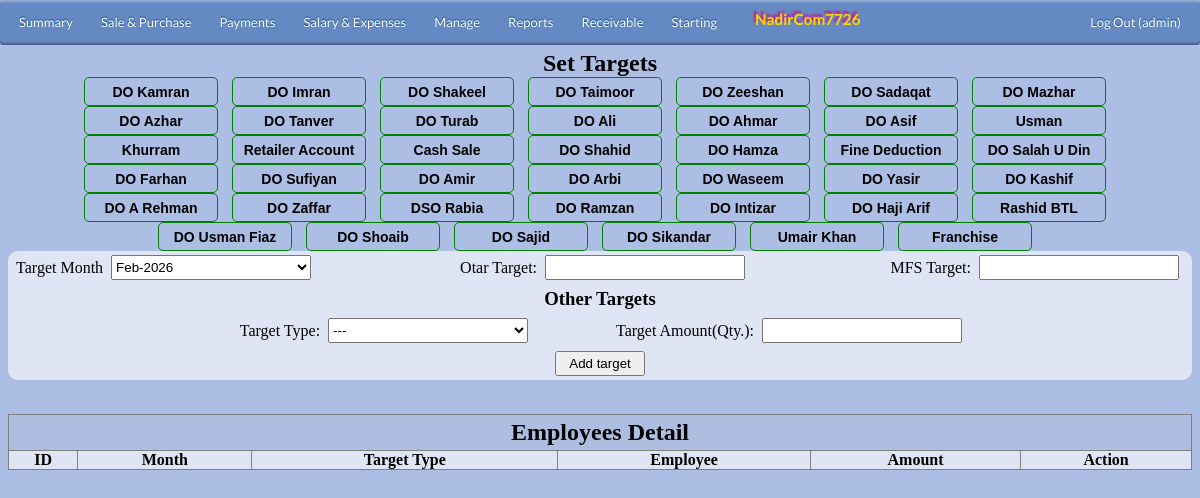
Page /admin/addtarget.php (signed in) on the committed database.
### tables this page shows
CREATE TABLE `config` (
  `id` int(11) NOT NULL,
  `name` varchar(50) DEFAULT NULL,
  `customName` varchar(100) DEFAULT NULL
);

CREATE TABLE `empinfo` (
  `EmpID` int(11) NOT NULL,
  `EmpName` varchar(30) DEFAULT NULL,
  `EmpJoinDate` date DEFAULT NULL,
  `EmpFixedSalary` int(11) DEFAULT NULL,
  `EmpStatus` varchar(20) DEFAULT NULL,
  `empType` varchar(10) DEFAULT NULL,
  `Comments` varchar(100) DEFAULT NULL,
  `sort_order` int(11) DEFAULT NULL,
  `showIn` tinyint(4) DEFAULT NULL,
  `otcomrate` float DEFAULT NULL,
  `completeName` varchar(50) DEFAULT NULL,
  `contactNo` varchar(20) DEFAULT NULL,
  `empAddress` varchar(200) DEFAULT NULL,
  `doLine` varchar(20) DEFAULT NULL,
  `cnic` varchar(15) DEFAULT NULL
);

CREATE TABLE `company` (
  `ID` int(11) NOT NULL,
  `Name` varchar(30) DEFAULT NULL,
  `Type` varchar(30) DEFAULT NULL,
  `Comments` varchar(50) NOT NULL
);

### admin/includes/globalvar.php (called while the page is built, shortened)
<?php
include_once('dbcon.php');
$qry = mysqli_query($con,"SELECT customName FROM config WHERE name='organization';") or die(mysqli_error());
$Data=mysqli_fetch_assoc($qry);
$childOrganization=$Data['customName'];
?>

### admin/includes/variables.php (called while the page is built, shortened)
<?php
include_once('dbcon.php');
include_once('globalvar.php');
		$currentActiveUser=$_SESSION['login_user'];
?>

### admin/addtarget.php (the view, shortened to what this page needs)
<?php
include_once('../session.php');
include_once('includes/globalvar.php');
	$Employee = $_GET['name'];
	include_once('includes/formula.php');
?>
<head>
				<?php
				include_once('includes/navbar.php');
				?>
</head>
	<div class="container" align="center">
						<center> <caption> <h2>Set Targets</h2></caption> </center>
				<div style="border: solid black 0px;" align="center" class="doBar">
					<?php
						$doQ=mysqli_query($con,"SELECT EmpName from empinfo WHERE EmpStatus='Active' AND (empType='DO' OR empType='SP' OR empType='ws') Order by sort_order ASC");
						while($data=mysqli_fetch_array($doQ))
							{
								$name=$data['EmpName'];
								if($name== $Employee)
									$nm='doLinkSelected';
								else
									$nm='doLink';
								?>
								<a href="addtarget.php?name=<?php echo $name;?>" id="<?php echo $nm;?>" class="button">
								<?php
								echo $data['EmpName']."</a>";
							}
						$doQ1=mysqli_query($con,"SELECT Name from company WHERE Name='Franchise' ");
						while($data=mysqli_fetch_array($doQ1))
							{
								$name=$data['Name'];
								if($name== $Employee)
									$nm='doLinkSelected';
								else
									$nm='doLink';
								?>
								<a href="addtarget.php?name=<?php echo $name;?>" id="<?php echo $nm;?>" class="button">
								<?php
								echo $data['Name']."</a>";
							}
					?>
				</div>
				<div  style="border: solid black 0px; ">
							<form name="f1" action="" method="POST">
									<table cellpadding="0" cellspacing="0" border="0" class="table" id="HeadTable" >
												<tr>
													<td style="text-align: right;">Target Month</td>
													<td style="text-align: left;" >
																			<select name="MonthSelect" id="sBox">
																				<?php
																						$year  = date('Y');
																						$month = date('m');
																						$date = mktime( 0, 0, 0, $month, 1, $year );
																						echo "<option selected>". strftime( '%b-%Y', strtotime( '+0 month', $date ) ) ."</option>";
																						?>
																			</select>
													</td>
												<td style="text-align: right;" >
														Otar Target:
													</td>
													<td style="text-align: left;" >
													<input type="text" name="txtOtartgtAmnt" id="iBox">
													</td>
												<td style="text-align: right;" >
														MFS Target:
													</td>
													<td style="text-align: left;" >
													<input type="text" name="txtmfsTgtAmnt" id="iBox">
													</td>
												</tr>
												<tr>
												<td colspan="6" style="text-align: center;"> <h3> Other Targets<h3></td>
												</tr>
												<tr>
												<td></td>
																	<td style="text-align: right;"> Target Type: </td>
																	<td style="text-align: left;" >
																			<select name="OthertgtSelect" id="sBox">
																				<option >---</option>
																			</select>
																	</td>
													<td style="text-align: right;" >
														Target Amount(Qty.):
													</td>
													<td style="text-align: left;" >
													<input type="text" name="txtOthertgtAmnt" id="iBox">
													</td>
													<td></td>
													</tr>
												<tr>
													<td colspan="6" style="text-align: center;" >
														<input type="submit"  value="Add target" name="addtarget" id="Btn">
													</td>
												</tr>
									</table>
							</form>
<br>
													<table cellpadding="0" cellspacing="0" border="1" class="" id="dbResult">
													<tr >
														<td colspan="6" >
														<center>
														<h2> Employees Detail</h2>
														</center>
														</td>
													</tr>
													<tr style="background-color: #FFDAB9; font-weight: bold;" >
														<th>ID</th>
														<th>Month</th>
														<th>Target Type</th>
														<th>Employee</th>
														<th>Amount</th>
														<th>Action</th>
													</tr>
													</table>
							</div>
	</div>
</html>

### admin/includes/navbar.php (shortened to what this page needs)
<div id='cssmenu'>
	<ul>
		<li><a href='summary.php'><span>Summary</span></a>
		</li>
		<li><a href='#'><span>Sale & Purchase</span></a>
		</li>
		<li class='active has-sub'><a href='#'><span>Payments</span></a>
		</li>
		<li><a href='#'><span>Salary & Expenses</span></a>
		</li>
		<li class='active has-sub'><a href='#'><span>Manage</span></a>
		</li>
		<li class='active has-sub'><a href='#'><span>Reports</span></a>
		</li>
		<li class='active has-sub'><a href='#'><span>Receivable</span></a>
		</li>
		<li class='active has-sub'><a href='#'><span>Starting</span></a>
		</li>
		<li style="float:left">
			<h3> <?php echo $childOrganization?></h3>
		</li>
		<li style="float:right"><a href="../logout.php"> Log Out (<?php echo $currentActiveUser; ?>)</a></li>
	</ul>
</div>

### rows in the picture
config: customName "NadirCom7726"
empinfo: EmpName "DO Kamran"
empinfo: EmpName "DO Imran"
empinfo: EmpName "DO Shakeel"
empinfo: EmpName "DO Taimoor"
empinfo: EmpName "DO Zeeshan"
empinfo: EmpName "DO Sadaqat"
empinfo: EmpName "DO Mazhar"
empinfo: EmpName "DO Azhar"
empinfo: EmpName "DO Tanver"
empinfo: EmpName "DO Turab"
empinfo: EmpName "DO Ali"
empinfo: EmpName "DO Ahmar"
empinfo: EmpName "DO Asif"
empinfo: EmpName "Usman"
empinfo: EmpName "Khurram"
empinfo: EmpName "Retailer Account"
empinfo: EmpName "Cash Sale"
empinfo: EmpName "DO Shahid"
empinfo: EmpName "DO Hamza"
empinfo: EmpName "Fine Deduction"
empinfo: EmpName "DO Salah U Din"
empinfo: EmpName "DO Farhan"
empinfo: EmpName "DO Sufiyan"
empinfo: EmpName "DO Amir"
empinfo: EmpName "DO Arbi"
empinfo: EmpName "DO Waseem"
empinfo: EmpName "DO Yasir"
empinfo: EmpName "DO Kashif"
empinfo: EmpName "DO A Rehman"
empinfo: EmpName "DO Zaffar"
empinfo: EmpName "DSO Rabia"
empinfo: EmpName "DO Ramzan"
empinfo: EmpName "DO Intizar"
empinfo: EmpName "DO Haji Arif"
empinfo: EmpName "Rashid BTL"
empinfo: EmpName "DO Usman Fiaz"
empinfo: EmpName "DO Shoaib"
empinfo: EmpName "DO Sajid"
empinfo: EmpName "DO Sikandar"
empinfo: EmpName "Umair Khan"
company: Name "Franchise"

### other values in the picture
$currentActiveUser "admin"
form field MonthSelect "Feb-2026"
